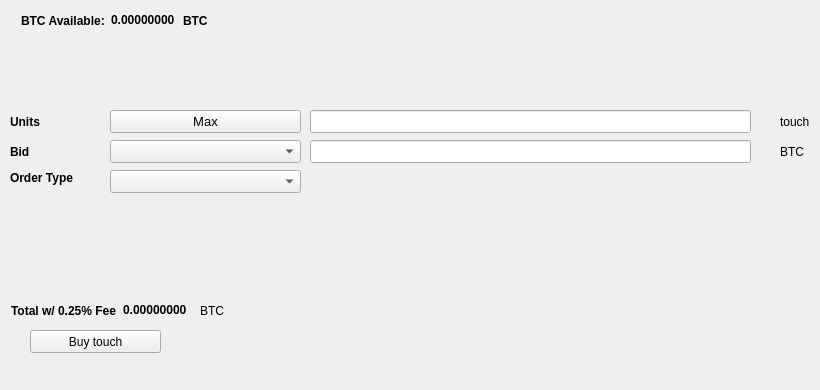
   <widget class="QWidget" name="BuyTab">
    <attribute name="title">
     <string>Buy</string>
    </attribute>
    <widget class="QPushButton" name="Buytouch">
     <property name="geometry">
      <rect>
       <x>30</x>
       <y>330</y>
       <width>131</width>
       <height>23</height>
      </rect>
     </property>
     <property name="text">
      <string>Buy touch</string>
     </property>
     <property name="icon">
      <iconset resource="../touch.qrc">
       <normaloff>:/icons/bitcoin</normaloff>:/icons/bitcoin</iconset>
     </property>
    </widget>
    <widget class="QLabel" name="label_3">
     <property name="geometry">
      <rect>
       <x>10</x>
       <y>110</y>
       <width>46</width>
       <height>23</height>
      </rect>
     </property>
     <property name="font">
      <font>
       <weight>75</weight>
       <bold>true</bold>
      </font>
     </property>
     <property name="text">
      <string>Units</string>
     </property>
    </widget>
    <widget class="QLineEdit" name="UnitsInput">
     <property name="geometry">
      <rect>
       <x>310</x>
       <y>110</y>
       <width>441</width>
       <height>23</height>
      </rect>
     </property>
     <property name="font">
      <font>
       <pointsize>9</pointsize>
       <weight>75</weight>
       <bold>true</bold>
      </font>
     </property>
    </widget>
    <widget class="QLineEdit" name="BuyBidPriceEdit">
     <property name="geometry">
      <rect>
       <x>310</x>
       <y>140</y>
       <width>441</width>
       <height>23</height>
      </rect>
     </property>
     <property name="font">
      <font>
       <pointsize>9</pointsize>
       <weight>75</weight>
       <bold>true</bold>
      </font>
     </property>
    </widget>
    <widget class="QLabel" name="label_4">
     <property name="geometry">
      <rect>
       <x>780</x>
       <y>110</y>
       <width>31</width>
       <height>23</height>
      </rect>
     </property>
     <property name="text">
      <string>touch</string>
     </property>
    </widget>
    <widget class="QLabel" name="label_5">
     <property name="geometry">
      <rect>
       <x>780</x>
       <y>140</y>
       <width>31</width>
       <height>23</height>
      </rect>
     </property>
     <property name="text">
      <string>BTC</string>
     </property>
    </widget>
    <widget class="QLabel" name="label_6">
     <property name="geometry">
      <rect>
       <x>10</x>
       <y>140</y>
       <width>46</width>
       <height>23</height>
      </rect>
     </property>
     <property name="font">
      <font>
       <weight>75</weight>
       <bold>true</bold>
      </font>
     </property>
     <property name="text">
      <string>Bid</string>
     </property>
    </widget>
    <widget class="QLabel" name="label_7">
     <property name="geometry">
      <rect>
       <x>10</x>
       <y>170</y>
       <width>91</width>
       <height>16</height>
      </rect>
     </property>
     <property name="font">
      <font>
       <weight>75</weight>
       <bold>true</bold>
      </font>
     </property>
     <property name="text">
      <string>Order Type</string>
     </property>
    </widget>
    <widget class="QPushButton" name="Buy_Max_Amount">
     <property name="geometry">
      <rect>
       <x>110</x>
       <y>110</y>
       <width>191</width>
       <height>23</height>
      </rect>
     </property>
     <property name="font">
      <font>
       <pointsize>10</pointsize>
      </font>
     </property>
     <property name="text">
      <string>Max</string>
     </property>
    </widget>
    <widget class="QComboBox" name="BuyBidcomboBox">
     <property name="geometry">
      <rect>
       <x>110</x>
       <y>140</y>
       <width>191</width>
       <height>23</height>
      </rect>
     </property>
     <property name="font">
      <font>
       <pointsize>10</pointsize>
      </font>
     </property>
    </widget>
    <widget class="QComboBox" name="buyOrdertypeCombo">
     <property name="geometry">
      <rect>
       <x>110</x>
       <y>170</y>
       <width>191</width>
       <height>23</height>
      </rect>
     </property>
     <property name="font">
      <font>
       <pointsize>10</pointsize>
      </font>
     </property>
    </widget>
    <widget class="QWidget" name="layoutWidget1">
     <property name="geometry">
      <rect>
       <x>21</x>
       <y>11</y>
       <width>227</width>
       <height>19</height>
      </rect>
     </property>
     <layout class="QHBoxLayout" name="horizontalLayout_3">
      <item>
       <widget class="QLabel" name="label232">
        <property name="font">
         <font>
          <weight>75</weight>
          <bold>true</bold>
         </font>
        </property>
        <property name="text">
         <string>BTC Available:</string>
        </property>
       </widget>
      </item>
      <item>
       <widget class="QLabel" name="BtcAvailableLbl">
        <property name="palette">
         <palette>
          <active>
           <colorrole role="WindowText">
            <brush brushstyle="SolidPattern">
             <color alpha="255">
              <red>0</red>
              <green>0</green>
              <blue>0</blue>
             </color>
            </brush>
           </colorrole>
           <colorrole role="Button">
            <brush brushstyle="SolidPattern">
             <color alpha="255">
              <red>0</red>
              <green>170</green>
              <blue>0</blue>
             </color>
            </brush>
           </colorrole>
           <colorrole role="Light">
            <brush brushstyle="SolidPattern">
             <color alpha="255">
              <red>0</red>
              <green>255</green>
              <blue>0</blue>
             </color>
            </brush>
           </colorrole>
           <colorrole role="Midlight">
            <brush brushstyle="SolidPattern">
             <color alpha="255">
              <red>0</red>
              <green>212</green>
              <blue>0</blue>
             </color>
            </brush>
           </colorrole>
           <colorrole role="Dark">
            <brush brushstyle="SolidPattern">
             <color alpha="255">
              <red>0</red>
              <green>85</green>
              <blue>0</blue>
             </color>
            </brush>
           </colorrole>
           <colorrole role="Mid">
            <brush brushstyle="SolidPattern">
             <color alpha="255">
              <red>0</red>
              <green>113</green>
              <blue>0</blue>
             </color>
            </brush>
           </colorrole>
           <colorrole role="Text">
            <brush brushstyle="SolidPattern">
             <color alpha="255">
              <red>0</red>
              <green>170</green>
              <blue>0</blue>
             </color>
            </brush>
           </colorrole>
           <colorrole role="BrightText">
            <brush brushstyle="SolidPattern">
             <color alpha="255">
              <red>255</red>
              <green>255</green>
              <blue>255</blue>
             </color>
            </brush>
           </colorrole>
           <colorrole role="ButtonText">
            <brush brushstyle="SolidPattern">
             <color alpha="255">
              <red>0</red>
              <green>0</green>
              <blue>0</blue>
             </color>
            </brush>
           </colorrole>
           <colorrole role="Base">
            <brush brushstyle="SolidPattern">
             <color alpha="255">
              <red>255</red>
              <green>255</green>
              <blue>255</blue>
             </color>
            </brush>
           </colorrole>
           <colorrole role="Window">
            <brush brushstyle="SolidPattern">
             <color alpha="255">
              <red>0</red>
              <green>170</green>
              <blue>0</blue>
             </color>
            </brush>
           </colorrole>
           <colorrole role="Shadow">
            <brush brushstyle="SolidPattern">
             <color alpha="255">
              <red>0</red>
              <green>0</green>
              <blue>0</blue>
             </color>
            </brush>
           </colorrole>
           <colorrole role="AlternateBase">
            <brush brushstyle="SolidPattern">
             <color alpha="255">
              <red>127</red>
              <green>212</green>
              <blue>127</blue>
             </color>
            </brush>
           </colorrole>
           <colorrole role="ToolTipBase">
            <brush brushstyle="SolidPattern">
             <color alpha="255">
              <red>255</red>
              <green>255</green>
              <blue>220</blue>
             </color>
            </brush>
           </colorrole>
           <colorrole role="ToolTipText">
            <brush brushstyle="SolidPattern">
             <color alpha="255">
              <red>0</red>
              <green>0</green>
              <blue>0</blue>
             </color>
            </brush>
           </colorrole>
          </active>
          <inactive>
           <colorrole role="WindowText">
            <brush brushstyle="SolidPattern">
             <color alpha="255">
              <red>0</red>
              <green>0</green>
              <blue>0</blue>
             </color>
            </brush>
           </colorrole>
           <colorrole role="Button">
            <brush brushstyle="SolidPattern">
             <color alpha="255">
              <red>0</red>
              <green>170</green>
              <blue>0</blue>
             </color>
            </brush>
           </colorrole>
           <colorrole role="Light">
            <brush brushstyle="SolidPattern">
             <color alpha="255">
              <red>0</red>
              <green>255</green>
              <blue>0</blue>
             </color>
            </brush>
           </colorrole>
           <colorrole role="Midlight">
            <brush brushstyle="SolidPattern">
             <color alpha="255">
              <red>0</red>
              <green>212</green>
              <blue>0</blue>
             </color>
            </brush>
           </colorrole>
           <colorrole role="Dark">
            <brush brushstyle="SolidPattern">
             <color alpha="255">
              <red>0</red>
              <green>85</green>
              <blue>0</blue>
             </color>
            </brush>
           </colorrole>
           <colorrole role="Mid">
            <brush brushstyle="SolidPattern">
             <color alpha="255">
              <red>0</red>
              <green>113</green>
              <blue>0</blue>
             </color>
            </brush>
           </colorrole>
           <colorrole role="Text">
            <brush brushstyle="SolidPattern">
             <color alpha="255">
              <red>0</red>
              <green>170</green>
              <blue>0</blue>
             </color>
            </brush>
           </colorrole>
           <colorrole role="BrightText">
            <brush brushstyle="SolidPattern">
             <color alpha="255">
              <red>255</red>
              <green>255</green>
              <blue>255</blue>
             </color>
            </brush>
           </colorrole>
           <colorrole role="ButtonText">
            <brush brushstyle="SolidPattern">
             <color alpha="255">
              <red>0</red>
              <green>0</green>
              <blue>0</blue>
             </color>
            </brush>
           </colorrole>
           <colorrole role="Base">
            <brush brushstyle="SolidPattern">
             <color alpha="255">
              <red>255</red>
              <green>255</green>
              <blue>255</blue>
             </color>
            </brush>
           </colorrole>
           <colorrole role="Window">
            <brush brushstyle="SolidPattern">
             <color alpha="255">
              <red>0</red>
              <green>170</green>
              <blue>0</blue>
             </color>
            </brush>
           </colorrole>
           <colorrole role="Shadow">
            <brush brushstyle="SolidPattern">
             <color alpha="255">
              <red>0</red>
              <green>0</green>
              <blue>0</blue>
             </color>
            </brush>
           </colorrole>
           <colorrole role="AlternateBase">
            <brush brushstyle="SolidPattern">
             <color alpha="255">
              <red>127</red>
              <green>212</green>
              <blue>127</blue>
             </color>
            </brush>
           </colorrole>
           <colorrole role="ToolTipBase">
            <brush brushstyle="SolidPattern">
             <color alpha="255">
              <red>255</red>
              <green>255</green>
              <blue>220</blue>
             </color>
            </brush>
           </colorrole>
           <colorrole role="ToolTipText">
            <brush brushstyle="SolidPattern">
             <color alpha="255">
              <red>0</red>
              <green>0</green>
              <blue>0</blue>
             </color>
            </brush>
           </colorrole>
          </inactive>
          <disabled>
           <colorrole role="WindowText">
            <brush brushstyle="SolidPattern">
             <color alpha="255">
              <red>0</red>
              <green>85</green>
              <blue>0</blue>
             </color>
            </brush>
           </colorrole>
           <colorrole role="Button">
            <brush brushstyle="SolidPattern">
             <color alpha="255">
              <red>0</red>
              <green>170</green>
              <blue>0</blue>
             </color>
            </brush>
           </colorrole>
           <colorrole role="Light">
            <brush brushstyle="SolidPattern">
             <color alpha="255">
              <red>0</red>
              <green>255</green>
              <blue>0</blue>
             </color>
            </brush>
           </colorrole>
           <colorrole role="Midlight">
            <brush brushstyle="SolidPattern">
             <color alpha="255">
              <red>0</red>
              <green>212</green>
              <blue>0</blue>
             </color>
            </brush>
           </colorrole>
           <colorrole role="Dark">
            <brush brushstyle="SolidPattern">
             <color alpha="255">
              <red>0</red>
              <green>85</green>
              <blue>0</blue>
             </color>
            </brush>
           </colorrole>
           <colorrole role="Mid">
            <brush brushstyle="SolidPattern">
             <color alpha="255">
              <red>0</red>
              <green>113</green>
              <blue>0</blue>
             </color>
            </brush>
           </colorrole>
           <colorrole role="Text">
            <brush brushstyle="SolidPattern">
             <color alpha="255">
              <red>0</red>
              <green>85</green>
              <blue>0</blue>
             </color>
            </brush>
           </colorrole>
           <colorrole role="BrightText">
            <brush brushstyle="SolidPattern">
             <color alpha="255">
              <red>255</red>
              <green>255</green>
              <blue>255</blue>
             </color>
            </brush>
           </colorrole>
           <colorrole role="ButtonText">
            <brush brushstyle="SolidPattern">
             <color alpha="255">
              <red>0</red>
              <green>85</green>
              <blue>0</blue>
             </color>
            </brush>
           </colorrole>
           <colorrole role="Base">
            <brush brushstyle="SolidPattern">
             <color alpha="255">
              <red>0</red>
              <green>170</green>
              <blue>0</blue>
             </color>
            </brush>
           </colorrole>
           <colorrole role="Window">
            <brush brushstyle="SolidPattern">
             <color alpha="255">
              <red>0</red>
              <green>170</green>
              <blue>0</blue>
             </color>
            </brush>
           </colorrole>
           <colorrole role="Shadow">
            <brush brushstyle="SolidPattern">
             <color alpha="255">
              <red>0</red>
              <green>0</green>
              <blue>0</blue>
             </color>
            </brush>
           </colorrole>
           <colorrole role="AlternateBase">
            <brush brushstyle="SolidPattern">
             <color alpha="255">
              <red>0</red>
              <green>170</green>
              <blue>0</blue>
             </color>
            </brush>
           </colorrole>
           <colorrole role="ToolTipBase">
            <brush brushstyle="SolidPattern">
             <color alpha="255">
              <red>255</red>
              <green>255</green>
              <blue>220</blue>
             </color>
            </brush>
           </colorrole>
           <colorrole role="ToolTipText">
            <brush brushstyle="SolidPattern">
             <color alpha="255">
              <red>0</red>
              <green>0</green>
              <blue>0</blue>
             </color>
            </brush>
           </colorrole>
          </disabled>
         </palette>
        </property>
        <property name="font">
         <font>
          <weight>75</weight>
          <bold>true</bold>
         </font>
        </property>
        <property name="text">
         <string>0.00000000</string>
        </property>
        <property name="textInteractionFlags">
         <set>Qt::LinksAccessibleByMouse|Qt::TextSelectableByKeyboard|Qt::TextSelectableByMouse</set>
        </property>
       </widget>
      </item>
      <item>
       <widget class="QLabel" name="BtcAvailableLbl_2">
        <property name="font">
         <font>
          <weight>75</weight>
          <bold>true</bold>
         </font>
        </property>
        <property name="text">
         <string>BTC</string>
        </property>
       </widget>
      </item>
     </layout>
    </widget>
    <widget class="QWidget" name="layoutWidge2">
     <property name="geometry">
      <rect>
       <x>11</x>
       <y>301</y>
       <width>259</width>
       <height>19</height>
      </rect>
     </property>
     <layout class="QHBoxLayout" name="horizontalLayout_4">
      <item>
       <widget class="QLabel" name="label_9">
        <property name="font">
         <font>
          <weight>75</weight>
          <bold>true</bold>
         </font>
        </property>
        <property name="text">
         <string>Total w/ 0.25% Fee</string>
        </property>
       </widget>
      </item>
      <item>
       <widget class="QLabel" name="BuyCostLabel">
        <property name="palette">
         <palette>
          <active>
           <colorrole role="WindowText">
            <brush brushstyle="SolidPattern">
             <color alpha="255">
              <red>0</red>
              <green>0</green>
              <blue>0</blue>
             </color>
            </brush>
           </colorrole>
           <colorrole role="Button">
            <brush brushstyle="SolidPattern">
             <color alpha="255">
              <red>0</red>
              <green>170</green>
              <blue>0</blue>
             </color>
            </brush>
           </colorrole>
           <colorrole role="Light">
            <brush brushstyle="SolidPattern">
             <color alpha="255">
              <red>0</red>
              <green>255</green>
              <blue>0</blue>
             </color>
            </brush>
           </colorrole>
           <colorrole role="Midlight">
            <brush brushstyle="SolidPattern">
             <color alpha="255">
              <red>0</red>
              <green>212</green>
              <blue>0</blue>
             </color>
            </brush>
           </colorrole>
           <colorrole role="Dark">
            <brush brushstyle="SolidPattern">
             <color alpha="255">
              <red>0</red>
              <green>85</green>
              <blue>0</blue>
             </color>
            </brush>
           </colorrole>
           <colorrole role="Mid">
            <brush brushstyle="SolidPattern">
             <color alpha="255">
              <red>0</red>
              <green>113</green>
              <blue>0</blue>
             </color>
            </brush>
           </colorrole>
           <colorrole role="Text">
            <brush brushstyle="SolidPattern">
             <color alpha="255">
              <red>0</red>
              <green>170</green>
              <blue>0</blue>
             </color>
            </brush>
           </colorrole>
           <colorrole role="BrightText">
            <brush brushstyle="SolidPattern">
             <color alpha="255">
              <red>255</red>
              <green>255</green>
              <blue>255</blue>
             </color>
            </brush>
           </colorrole>
           <colorrole role="ButtonText">
            <brush brushstyle="SolidPattern">
             <color alpha="255">
              <red>0</red>
              <green>0</green>
              <blue>0</blue>
             </color>
            </brush>
           </colorrole>
           <colorrole role="Base">
            <brush brushstyle="SolidPattern">
             <color alpha="255">
              <red>255</red>
              <green>255</green>
              <blue>255</blue>
             </color>
            </brush>
           </colorrole>
           <colorrole role="Window">
            <brush brushstyle="SolidPattern">
             <color alpha="255">
              <red>0</red>
              <green>170</green>
              <blue>0</blue>
             </color>
            </brush>
           </colorrole>
           <colorrole role="Shadow">
            <brush brushstyle="SolidPattern">
             <color alpha="255">
              <red>0</red>
              <green>0</green>
              <blue>0</blue>
             </color>
            </brush>
           </colorrole>
           <colorrole role="AlternateBase">
            <brush brushstyle="SolidPattern">
             <color alpha="255">
              <red>127</red>
              <green>212</green>
              <blue>127</blue>
             </color>
            </brush>
           </colorrole>
           <colorrole role="ToolTipBase">
            <brush brushstyle="SolidPattern">
             <color alpha="255">
              <red>255</red>
              <green>255</green>
              <blue>220</blue>
             </color>
            </brush>
           </colorrole>
           <colorrole role="ToolTipText">
            <brush brushstyle="SolidPattern">
             <color alpha="255">
              <red>0</red>
              <green>0</green>
              <blue>0</blue>
             </color>
            </brush>
           </colorrole>
          </active>
          <inactive>
           <colorrole role="WindowText">
            <brush brushstyle="SolidPattern">
             <color alpha="255">
              <red>0</red>
              <green>0</green>
              <blue>0</blue>
             </color>
            </brush>
           </colorrole>
           <colorrole role="Button">
            <brush brushstyle="SolidPattern">
             <color alpha="255">
              <red>0</red>
              <green>170</green>
              <blue>0</blue>
             </color>
            </brush>
           </colorrole>
           <colorrole role="Light">
            <brush brushstyle="SolidPattern">
             <color alpha="255">
              <red>0</red>
              <green>255</green>
              <blue>0</blue>
             </color>
            </brush>
           </colorrole>
           <colorrole role="Midlight">
            <brush brushstyle="SolidPattern">
             <color alpha="255">
              <red>0</red>
              <green>212</green>
              <blue>0</blue>
             </color>
            </brush>
           </colorrole>
           <colorrole role="Dark">
            <brush brushstyle="SolidPattern">
             <color alpha="255">
              <red>0</red>
              <green>85</green>
              <blue>0</blue>
             </color>
            </brush>
           </colorrole>
           <colorrole role="Mid">
            <brush brushstyle="SolidPattern">
             <color alpha="255">
              <red>0</red>
              <green>113</green>
              <blue>0</blue>
             </color>
            </brush>
           </colorrole>
           <colorrole role="Text">
            <brush brushstyle="SolidPattern">
             <color alpha="255">
              <red>0</red>
              <green>170</green>
              <blue>0</blue>
             </color>
            </brush>
           </colorrole>
           <colorrole role="BrightText">
            <brush brushstyle="SolidPattern">
             <color alpha="255">
              <red>255</red>
              <green>255</green>
              <blue>255</blue>
             </color>
            </brush>
           </colorrole>
           <colorrole role="ButtonText">
            <brush brushstyle="SolidPattern">
             <color alpha="255">
              <red>0</red>
              <green>0</green>
              <blue>0</blue>
             </color>
            </brush>
           </colorrole>
           <colorrole role="Base">
            <brush brushstyle="SolidPattern">
             <color alpha="255">
              <red>255</red>
              <green>255</green>
              <blue>255</blue>
             </color>
            </brush>
           </colorrole>
           <colorrole role="Window">
            <brush brushstyle="SolidPattern">
             <color alpha="255">
              <red>0</red>
              <green>170</green>
              <blue>0</blue>
             </color>
            </brush>
           </colorrole>
           <colorrole role="Shadow">
            <brush brushstyle="SolidPattern">
             <color alpha="255">
              <red>0</red>
              <green>0</green>
              <blue>0</blue>
             </color>
            </brush>
           </colorrole>
           <colorrole role="AlternateBase">
            <brush brushstyle="SolidPattern">
             <color alpha="255">
              <red>127</red>
              <green>212</green>
              <blue>127</blue>
             </color>
            </brush>
           </colorrole>
           <colorrole role="ToolTipBase">
            <brush brushstyle="SolidPattern">
             <color alpha="255">
              <red>255</red>
              <green>255</green>
              <blue>220</blue>
             </color>
            </brush>
           </colorrole>
           <colorrole role="ToolTipText">
            <brush brushstyle="SolidPattern">
             <color alpha="255">
              <red>0</red>
              <green>0</green>
              <blue>0</blue>
             </color>
            </brush>
           </colorrole>
          </inactive>
          <disabled>
           <colorrole role="WindowText">
            <brush brushstyle="SolidPattern">
             <color alpha="255">
              <red>0</red>
              <green>85</green>
              <blue>0</blue>
             </color>
            </brush>
           </colorrole>
           <colorrole role="Button">
            <brush brushstyle="SolidPattern">
             <color alpha="255">
              <red>0</red>
              <green>170</green>
              <blue>0</blue>
             </color>
            </brush>
           </colorrole>
           <colorrole role="Light">
            <brush brushstyle="SolidPattern">
             <color alpha="255">
              <red>0</red>
              <green>255</green>
              <blue>0</blue>
             </color>
            </brush>
           </colorrole>
           <colorrole role="Midlight">
            <brush brushstyle="SolidPattern">
             <color alpha="255">
              <red>0</red>
              <green>212</green>
              <blue>0</blue>
             </color>
            </brush>
           </colorrole>
           <colorrole role="Dark">
            <brush brushstyle="SolidPattern">
             <color alpha="255">
              <red>0</red>
              <green>85</green>
              <blue>0</blue>
             </color>
            </brush>
           </colorrole>
           <colorrole role="Mid">
            <brush brushstyle="SolidPattern">
             <color alpha="255">
              <red>0</red>
              <green>113</green>
              <blue>0</blue>
             </color>
            </brush>
           </colorrole>
           <colorrole role="Text">
            <brush brushstyle="SolidPattern">
             <color alpha="255">
              <red>0</red>
              <green>85</green>
              <blue>0</blue>
             </color>
            </brush>
           </colorrole>
           <colorrole role="BrightText">
            <brush brushstyle="SolidPattern">
             <color alpha="255">
              <red>255</red>
              <green>255</green>
              <blue>255</blue>
             </color>
            </brush>
           </colorrole>
           <colorrole role="ButtonText">
            <brush brushstyle="SolidPattern">
             <color alpha="255">
              <red>0</red>
              <green>85</green>
              <blue>0</blue>
             </color>
            </brush>
           </colorrole>
           <colorrole role="Base">
            <brush brushstyle="SolidPattern">
             <color alpha="255">
              <red>0</red>
              <green>170</green>
              <blue>0</blue>
             </color>
            </brush>
           </colorrole>
           <colorrole role="Window">
            <brush brushstyle="SolidPattern">
             <color alpha="255">
              <red>0</red>
              <green>170</green>
              <blue>0</blue>
             </color>
            </brush>
           </colorrole>
           <colorrole role="Shadow">
            <brush brushstyle="SolidPattern">
             <color alpha="255">
              <red>0</red>
              <green>0</green>
              <blue>0</blue>
             </color>
            </brush>
           </colorrole>
           <colorrole role="AlternateBase">
            <brush brushstyle="SolidPattern">
             <color alpha="255">
              <red>0</red>
              <green>170</green>
              <blue>0</blue>
             </color>
            </brush>
           </colorrole>
           <colorrole role="ToolTipBase">
            <brush brushstyle="SolidPattern">
             <color alpha="255">
              <red>255</red>
              <green>255</green>
              <blue>220</blue>
             </color>
            </brush>
           </colorrole>
           <colorrole role="ToolTipText">
            <brush brushstyle="SolidPattern">
             <color alpha="255">
              <red>0</red>
              <green>0</green>
              <blue>0</blue>
             </color>
            </brush>
           </colorrole>
          </disabled>
         </palette>
        </property>
        <property name="font">
         <font>
          <weight>75</weight>
          <bold>true</bold>
         </font>
        </property>
        <property name="autoFillBackground">
         <bool>false</bool>
        </property>
        <property name="text">
         <string>0.00000000</string>
        </property>
        <property name="textInteractionFlags">
         <set>Qt::LinksAccessibleByMouse|Qt::TextSelectableByMouse</set>
        </property>
       </widget>
      </item>
      <item>
       <widget class="QLabel" name="label_10">
        <property name="font">
         <font>
          <weight>50</weight>
          <bold>false</bold>
         </font>
        </property>
        <property name="text">
         <string>BTC</string>
        </property>
       </widget>
      </item>
     </layout>
    </widget>
    <widget class="QLabel" name="label_24">
     <property name="geometry">
      <rect>
       <x>460</x>
       <y>300</y>
       <width>281</width>
       <height>81</height>
      </rect>
     </property>
     <property name="text">
      <string/>
     </property>
     <property name="pixmap">
      <pixmap>:/images/bittrex</pixmap>
     </property>
    </widget>
   </widget>
